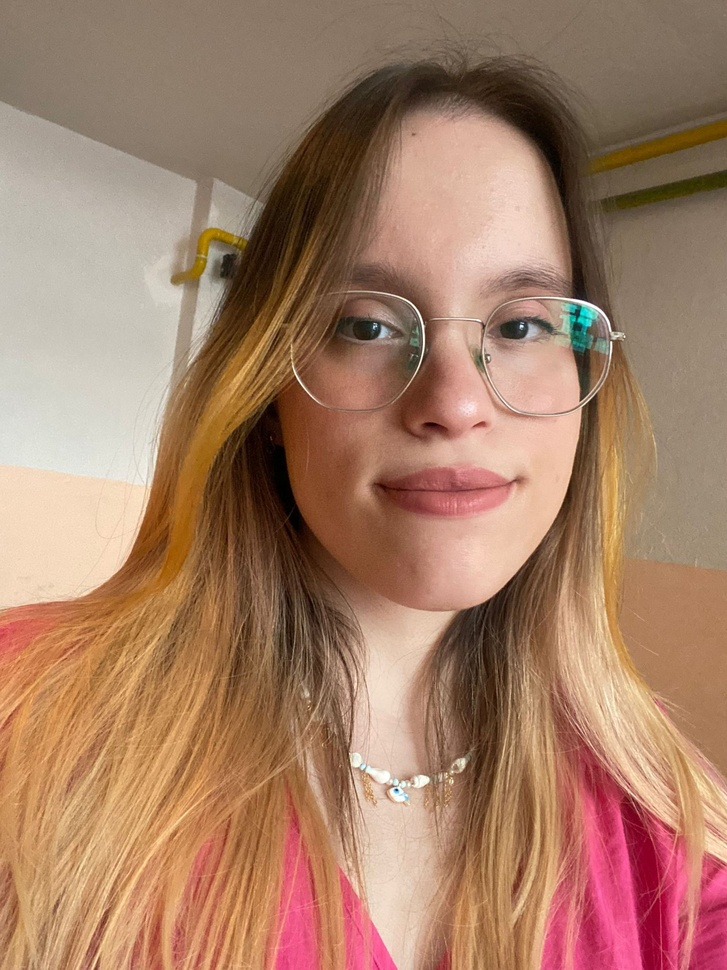
//> input picture part_of_c++/open_cv/Learing_files.cpp/2.Basic_Function/Resources/Burcu.jpeg, 727 x 970 px, shrunk from 1536 x 2048 before the run
$ ./main   (built with g++ and OpenCV 4)
//> lines starting //> are read from the running program, lines starting //| are printed output that depends on the picture; after the words box and inside, x2 and y2 are one past the last pixel; in counts of white or black regions, pixels touching at a corner belong together
#include <iostream>
#include <opencv2/opencv.hpp>
#include <opencv2/imgcodecs.hpp>
#include <opencv2/highgui.hpp>
#include <opencv2/imgproc.hpp>

using namespace cv;
using namespace std;

/////////////// Basic Functions ///////////////

int main()
{
    string path = "Resources/Burcu.jpeg";
    Mat img = imread(path);
//> img is the input picture: 970 rows x 727 cols, CV_8UC3; mean B, G, R 102.9, 126.6, 165.6
    Mat imgGray, imgBlur, imgCanny, imgDil, imgErode;

    cvtColor(img, imgGray, COLOR_BGR2GRAY);
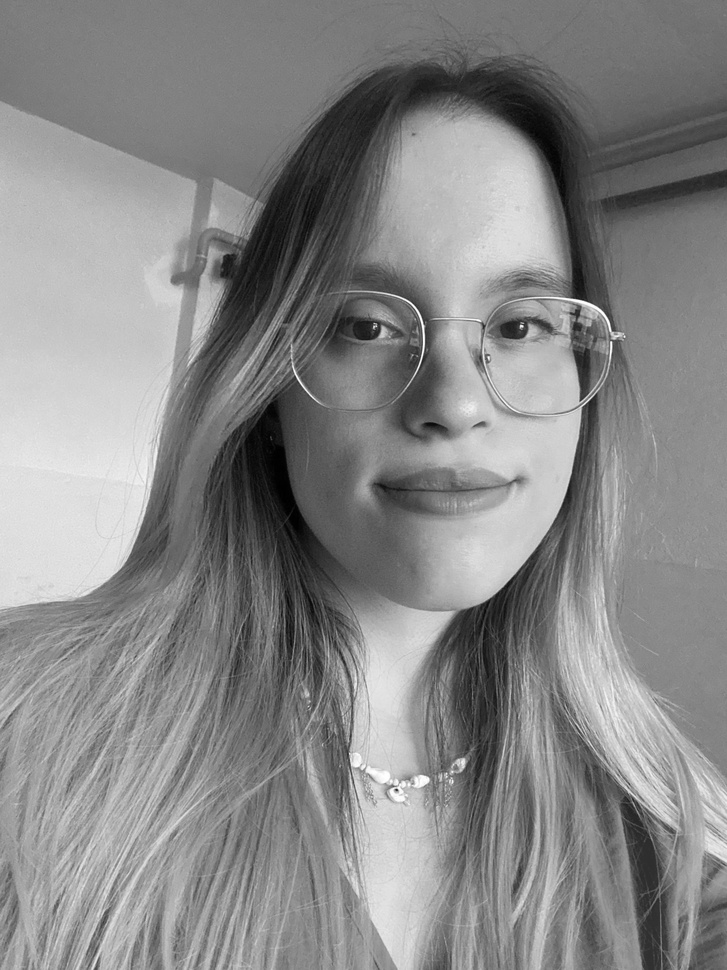
//> imgGray: 970 rows x 727 cols, CV_8UC1; min 0, max 255, mean 135.6
    GaussianBlur(img, imgBlur, Size(3,3), 3, 0);
    Canny(imgBlur, imgCanny, 25, 75);
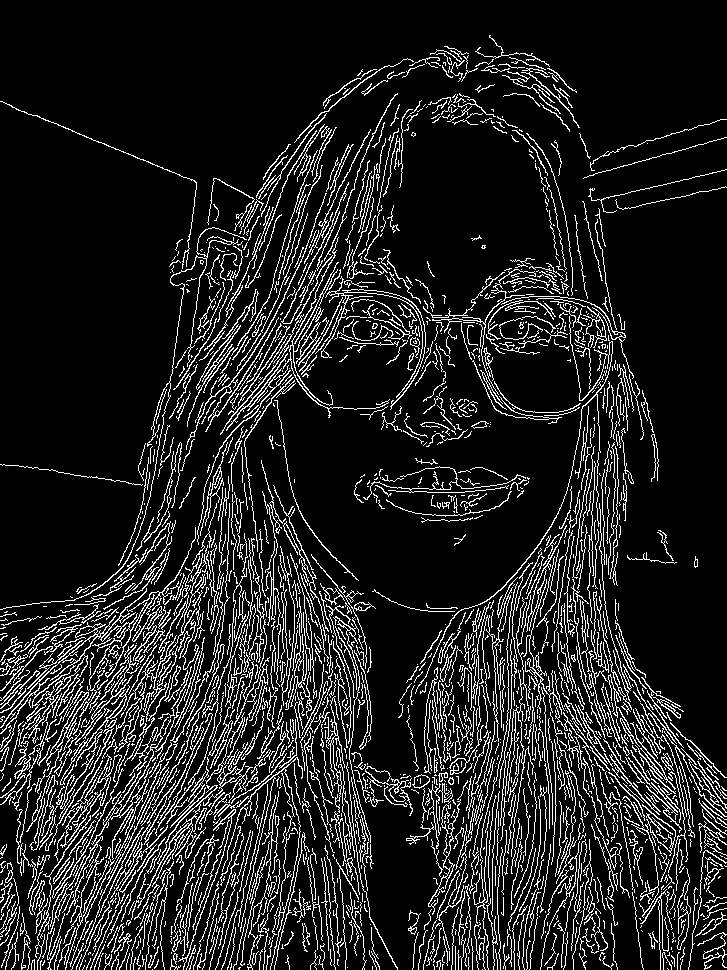
//> imgCanny: 970 rows x 727 cols, CV_8UC1; 12.9% white in thin lines or dots

    Mat kernel = getStructuringElement(MORPH_RECT, Size(5,5));
    dilate(imgCanny, imgDil, kernel);
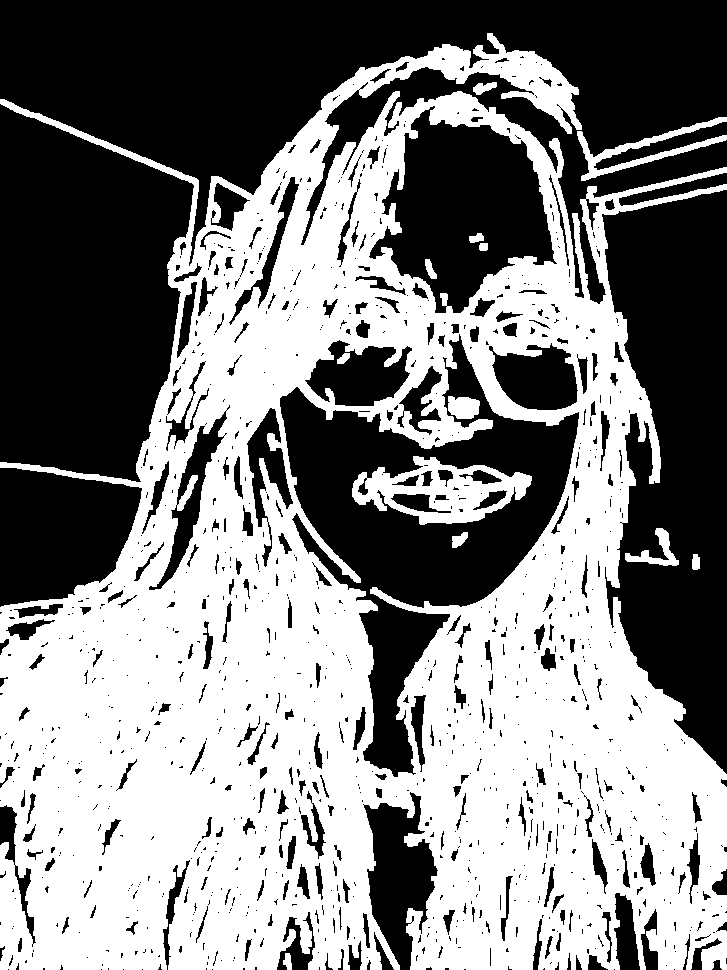
//> imgDil: 970 rows x 727 cols, CV_8UC1; 50.9% white; 1095 black regions (812 under 20 px), largest, box (x1, y1, x2, y2) and area: (0, 0, 727, 304) 98092, (0, 104, 194, 482) 56062, (602, 190, 727, 774) 51586
    erode(imgDil, imgErode, kernel);
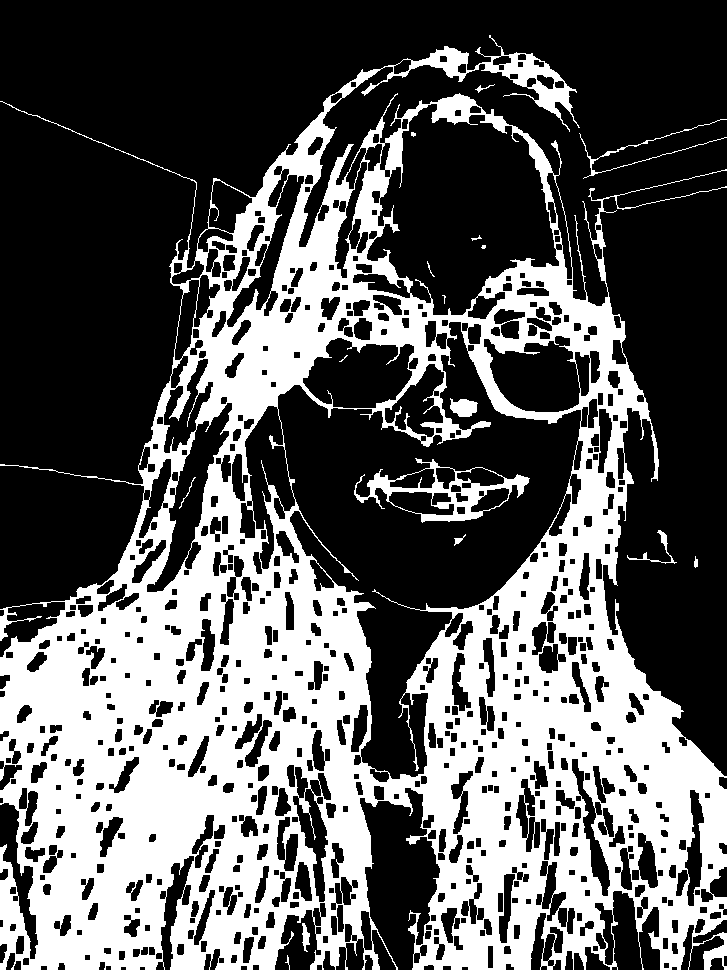
//> imgErode: 970 rows x 727 cols, CV_8UC1; 36.3% white; 17 white regions (4 under 20 px), largest, box (x1, y1, x2, y2) and area: (0, 35, 727, 970) 251968, (354, 458, 530, 523) 2812, (579, 119, 727, 179) 433

    imshow("Image", img);
    imshow("Image Gray", imgGray);
    imshow("Image Blur", imgBlur);
    imshow("Image Canny", imgCanny);
    imshow("Image Dilate", imgDil);
    imshow("Image Erode", imgErode);

    waitKey(0);

    return 0;
}

$ run again, with part_of_c++/open_cv/Learing_files.cpp/2.Basic_Function/Resources/Fox.jpeg copied over part_of_c++/open_cv/Learing_files.cpp/2.Basic_Function/Resources/Burcu.jpeg
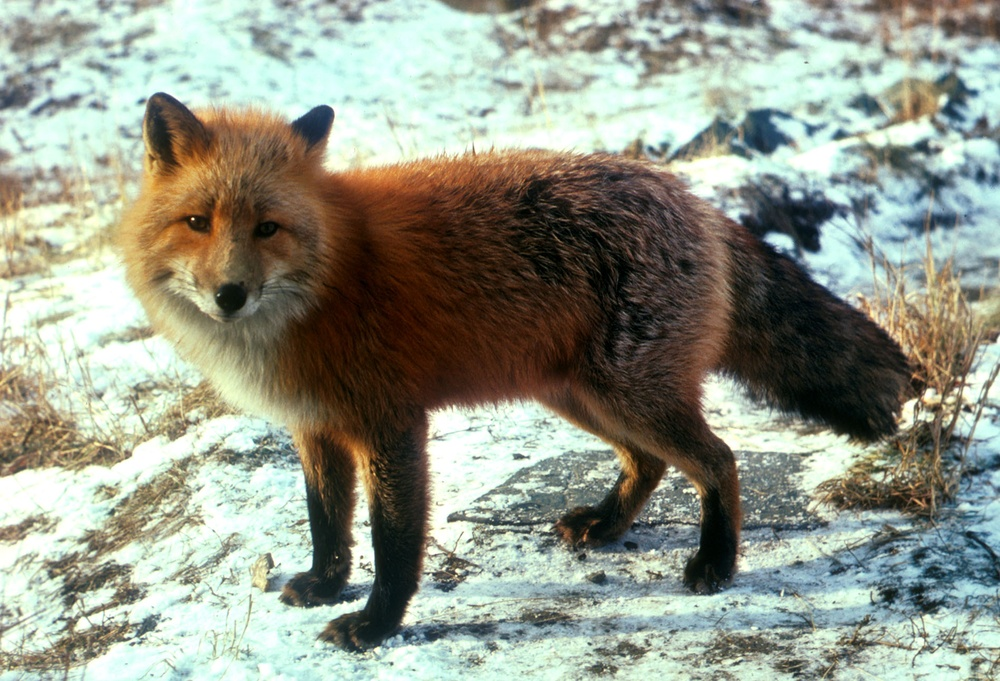
//> input picture part_of_c++/open_cv/Learing_files.cpp/2.Basic_Function/Resources/Fox.jpeg, 1000 x 681 px, shrunk from 1897 x 1292 before the run
//> img is the input picture: 681 rows x 1000 cols, CV_8UC3; mean B, G, R 137.9, 152, 147.2
//> `Canny(imgBlur, imgCanny, 25, 75);`:
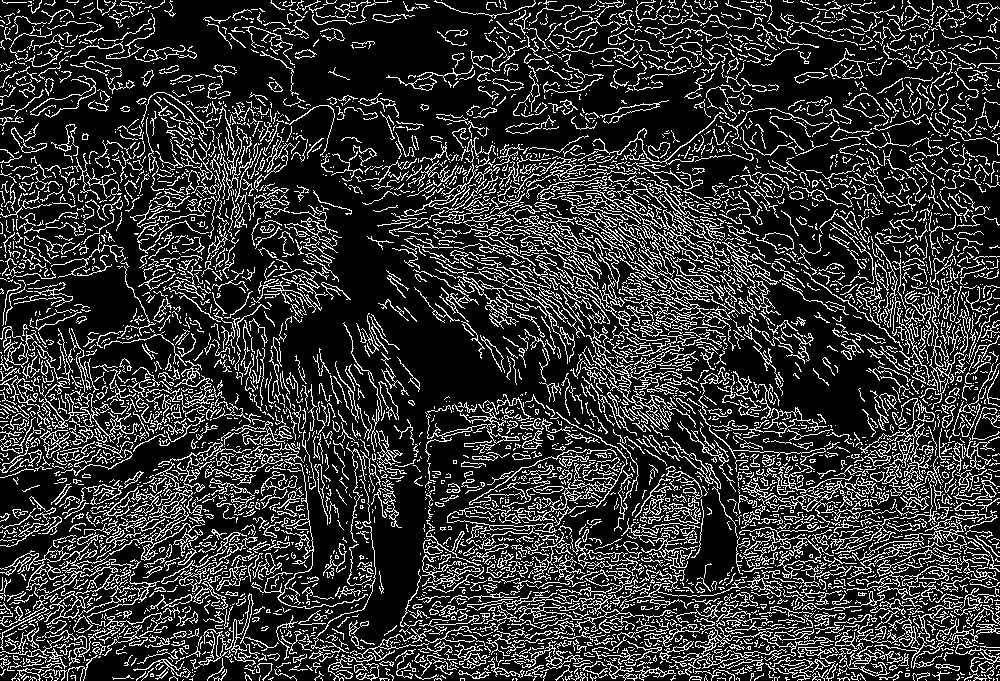
//> imgCanny: 681 rows x 1000 cols, CV_8UC1; 19.9% white in thin lines or dots
//> imgDil: 681 rows x 1000 cols, CV_8UC1; 79% white; 1862 black regions (1389 under 20 px), largest, box (x1, y1, x2, y2) and area: (264, 153, 547, 474) 21956, (293, 0, 497, 156) 13271, (17, 0, 303, 164) 10416
//> `erode(imgDil, imgErode, kernel);`:
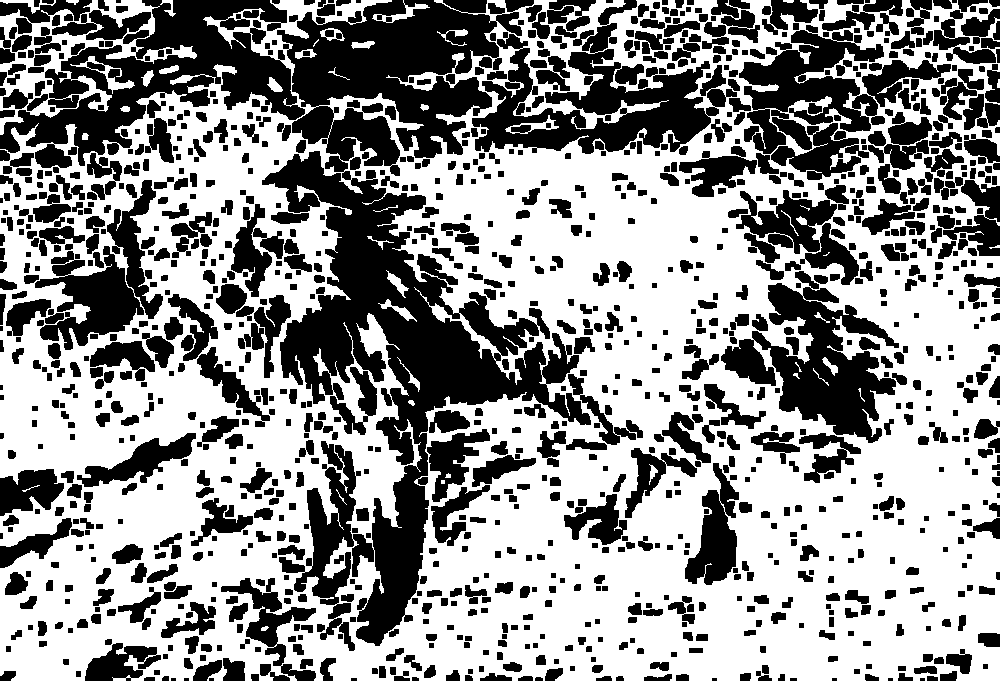
//> imgErode: 681 rows x 1000 cols, CV_8UC1; 57.4% white; 1200 black regions (20 under 20 px), largest, box (x1, y1, x2, y2) and area: (262, 0, 591, 651) 72813, (0, 0, 305, 168) 20393, (472, 0, 737, 154) 15415

$ run again, with part_of_c++/open_cv/Learing_files.cpp/2.Basic_Function/Resources/Fox2.jpeg copied over part_of_c++/open_cv/Learing_files.cpp/2.Basic_Function/Resources/Burcu.jpeg
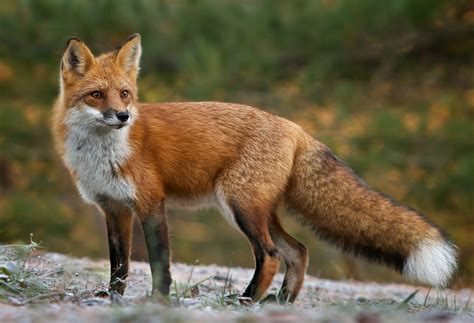
//> input picture part_of_c++/open_cv/Learing_files.cpp/2.Basic_Function/Resources/Fox2.jpeg, 474 x 323 px
//> img is the input picture: 323 rows x 474 cols, CV_8UC3; mean B, G, R 67.1, 94, 105.7
//> `Canny(imgBlur, imgCanny, 25, 75);`:
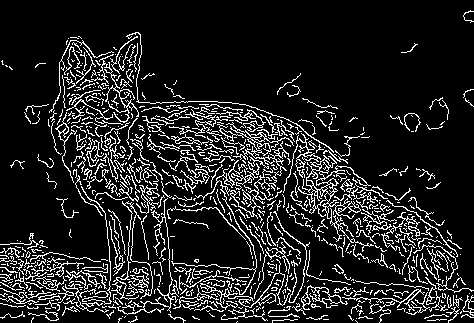
//> imgCanny: 323 rows x 474 cols, CV_8UC1; 13.3% white in thin lines or dots
//> imgDil: 323 rows x 474 cols, CV_8UC1; 51.8% white; 240 black regions (178 under 20 px), largest, box (x1, y1, x2, y2) and area: (0, 0, 474, 288) 62844, (169, 211, 251, 266) 2945, (279, 209, 403, 282) 1897
//> `erode(imgDil, imgErode, kernel);`:
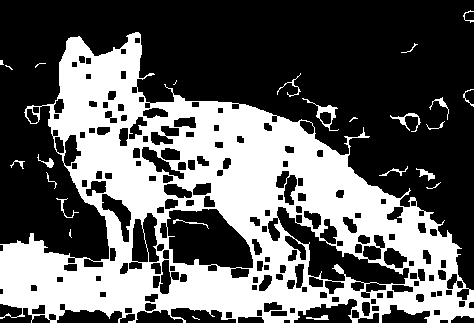
//> imgErode: 323 rows x 474 cols, CV_8UC1; 37.7% white; 25 white regions (7 under 20 px), largest, box (x1, y1, x2, y2) and area: (0, 32, 474, 323) 56504, (302, 98, 339, 131) 230, (390, 113, 421, 132) 142
